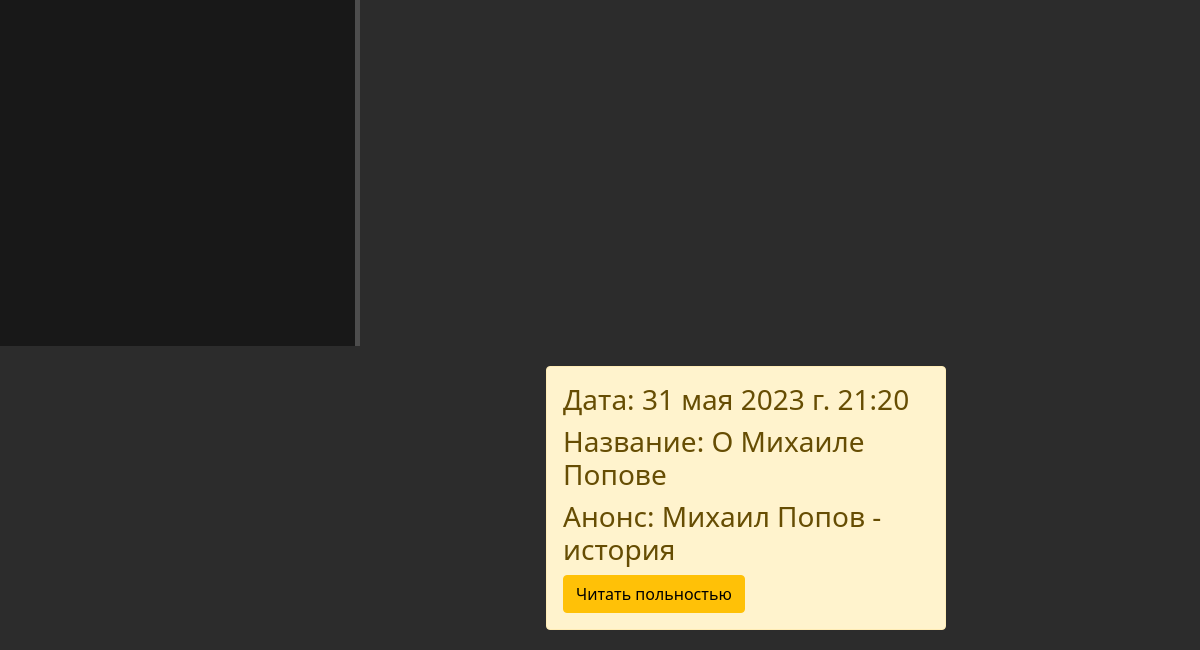
Before: /news/ (lower part) with the older database file.
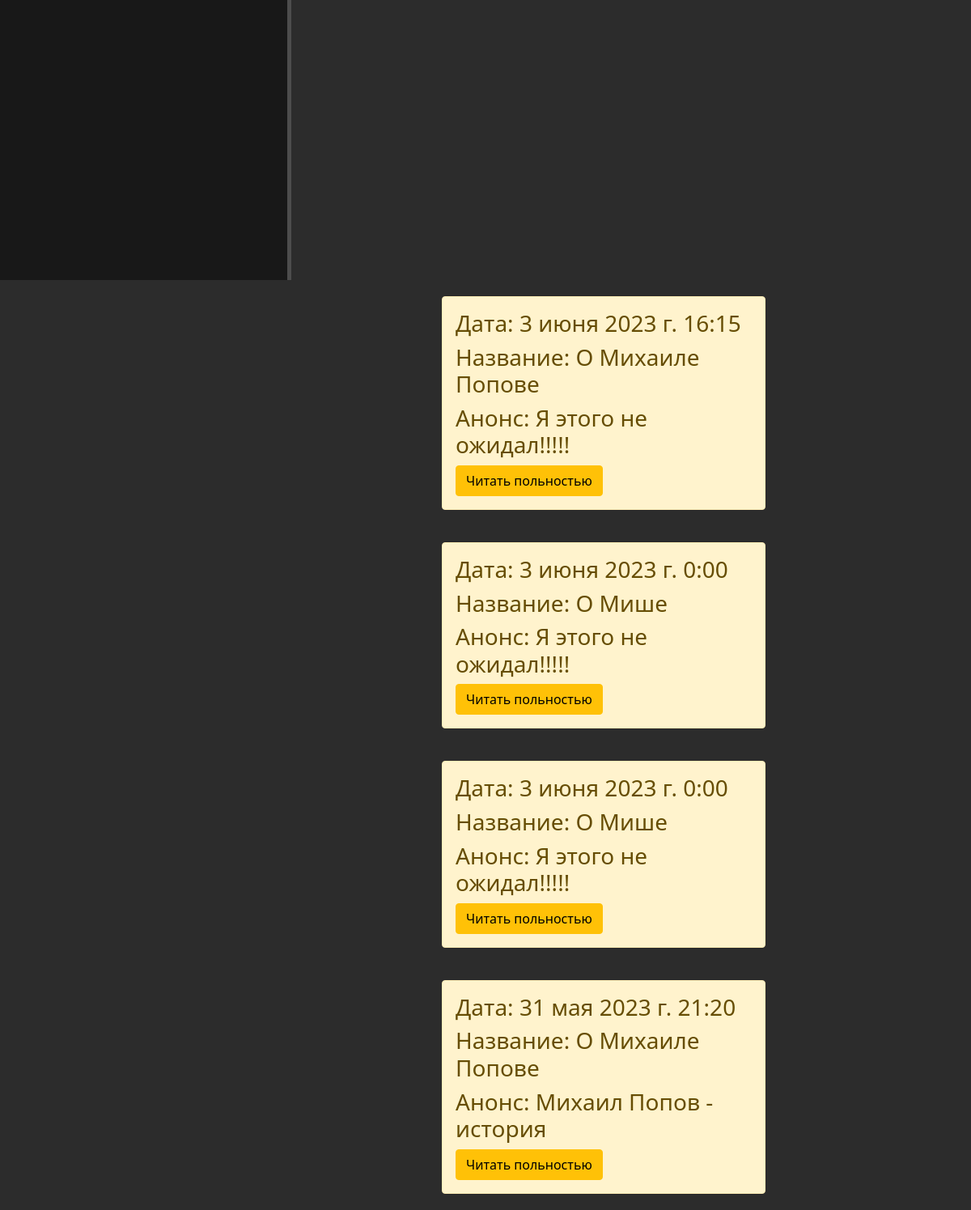
After: the same page with the newer database file.
### news/models.py (models this page shows, shortened)
class Articles(models.Model):
    title = models.CharField('Название', max_length=50)
    anons = models.CharField('Анонс', max_length=250)
    text = models.TextField('Текст')
    date = models.DateTimeField('Дата и время')
    class Meta:
        verbose_name = 'Новость'
        verbose_name_plural = 'Новости'

### news/views.py (the view)
# urls.py: path('', views.news_home, name='news_home'),
def news_home(request):
    news = Articles.objects.order_by(
        '-date')  # order_by[:1] - функция, осуществляющая сортировку по заданному параметру(по полям в таблице), в квадратных скобка указывается кол-во записей
    return render(request, 'news/news.html', {'news': news})

### news/templates/news/news.html (shortened to what this page needs)
{% extends 'main/layout.html' %}
{% block content %}
    <div class="features">
    {% if news %}
        {% for elem in news %}
            <div class="alert alert-warning">
                <h3>Дата: {{elem.date}}</h3>
                <h3>Название: {{elem.title}}</h3>
                <h3>Анонс: {{elem.anons}}</h3>
                <a href="{% url 'news-details' elem.id %}" class="btn btn-warning">Читать польностью</a>
            </div>
        {% endfor %}
    {% else %}
        <p> Актуальные новости отсутствуют </p>
    {% endif %}
   </div>
{% endblock %}

### main/templates/main/layout.html (shortened to what this page needs)
{% load static %}
<html lang="ru">
<head>
    <link href="https://cdn.jsdelivr.net/npm/bootstrap@5.0.2/dist/css/bootstrap.min.css" rel="stylesheet">
    <link rel="stylesheet" href="{% static 'main/css/main.css' %}">
    <link rel="stylesheet" href="https://use.fontawesome.com/releases/v5.8.2/css/all.css">
</head>
<body>
    <aside>
    </aside>
    <main>
        {% block content %}{% endblock %}
    </main>
</body>
</html>

### main/static/main/css/main.css (style rules this page uses)
body { background: #2c2c2c; }
aside { float: left; background: #181818; width: 30%; padding: 2.5%; height: 100vh; color: #fff; border-right: 5px solid #4d4d4d; }
main .features { color: #fff; margin-left: 20%; margin-top: 200px; text-align: center; width: 75%; }
.alert-warning { float: left; clear: both; width: 400px; margin: 20px 34%; text-align: left; }

Changed rows visible on the page:
added Articles: date "3 июня 2023 г. 16:15", title "О Михаиле Попове", anons "Я этого не ожидал!!!!!"
added Articles: date "3 июня 2023 г. 0:00", title "О Мише", anons "Я этого не ожидал!!!!!"
added Articles: date "3 июня 2023 г. 0:00", title "О Мише", anons "Я этого не ожидал!!!!!"
